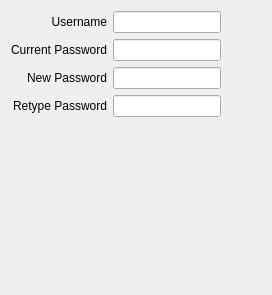
       <widget class="QWidget" name="_password">
        <attribute name="title">
         <string>Password</string>
        </attribute>
        <layout class="QVBoxLayout" name="verticalLayout">
         <item>
          <layout class="QHBoxLayout" name="horizontalLayout">
           <item>
            <layout class="QGridLayout" name="gridLayout">
             <item row="0" column="0">
              <widget class="QLabel" name="label">
               <property name="text">
                <string>Username</string>
               </property>
               <property name="alignment">
                <set>Qt::AlignRight|Qt::AlignTrailing|Qt::AlignVCenter</set>
               </property>
              </widget>
             </item>
             <item row="0" column="1">
              <widget class="XLineEdit" name="_username"/>
             </item>
             <item row="1" column="0">
              <widget class="QLabel" name="label_2">
               <property name="text">
                <string>Current Password</string>
               </property>
               <property name="alignment">
                <set>Qt::AlignRight|Qt::AlignTrailing|Qt::AlignVCenter</set>
               </property>
              </widget>
             </item>
             <item row="1" column="1">
              <widget class="XLineEdit" name="_currentpassword">
               <property name="echoMode">
                <enum>QLineEdit::Password</enum>
               </property>
              </widget>
             </item>
             <item row="2" column="0">
              <widget class="QLabel" name="label_4">
               <property name="text">
                <string>New Password</string>
               </property>
               <property name="alignment">
                <set>Qt::AlignRight|Qt::AlignTrailing|Qt::AlignVCenter</set>
               </property>
              </widget>
             </item>
             <item row="2" column="1">
              <widget class="XLineEdit" name="_newpassword">
               <property name="echoMode">
                <enum>QLineEdit::Password</enum>
               </property>
              </widget>
             </item>
             <item row="3" column="0">
              <widget class="QLabel" name="label_3">
               <property name="text">
                <string>Retype Password</string>
               </property>
               <property name="alignment">
                <set>Qt::AlignRight|Qt::AlignTrailing|Qt::AlignVCenter</set>
               </property>
              </widget>
             </item>
             <item row="3" column="1">
              <widget class="XLineEdit" name="_retypepassword">
               <property name="echoMode">
                <enum>QLineEdit::Password</enum>
               </property>
              </widget>
             </item>
            </layout>
           </item>
           <item>
            <spacer name="horizontalSpacer">
             <property name="orientation">
              <enum>Qt::Horizontal</enum>
             </property>
             <property name="sizeHint" stdset="0">
              <size>
               <width>40</width>
               <height>108</height>
              </size>
             </property>
            </spacer>
           </item>
          </layout>
         </item>
         <item>
          <spacer name="verticalSpacer">
           <property name="orientation">
            <enum>Qt::Vertical</enum>
           </property>
           <property name="sizeHint" stdset="0">
            <size>
             <width>198</width>
             <height>165</height>
            </size>
           </property>
          </spacer>
         </item>
        </layout>
       </widget>
